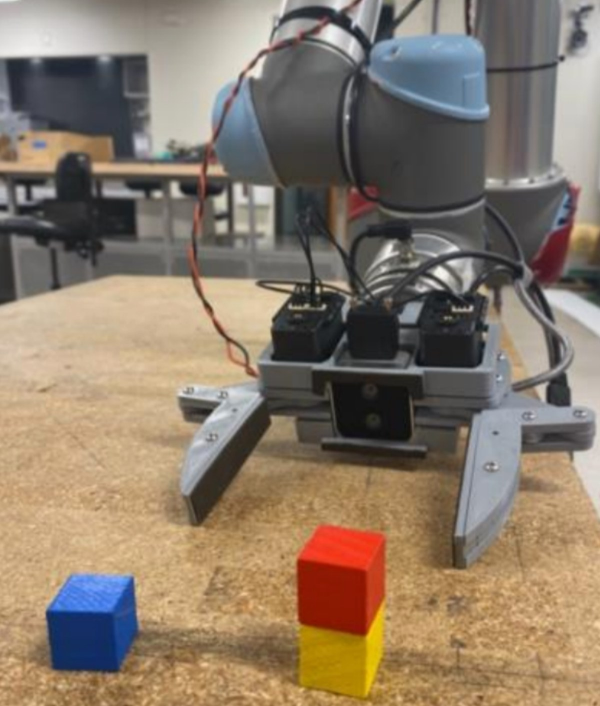
#> input picture docs/img/hero.jpg, 1200 x 1412 px (shown at 1/2 size)
$ python -i extract_paper_figures.py   (imports and definitions only)
#> lines starting #> are read from the running program, lines starting #| are printed output that depends on the picture; after the words box and inside, x2 and y2 are one past the last pixel; in counts of white or black regions, pixels touching at a corner belong together
#> further down, picture is the input picture: PIL image 1200x1412 RGB; mean R, G, B 138.4, 122.7, 105.4
#!/usr/bin/env python3
"""Cut the figures used in the docs out of the paper PDF that ships in docs/paper.

Every picture in the README that shows the real hardware comes from the paper,
so it is extracted here rather than pasted in by hand — the provenance of each
one is a line of code you can read.

    python3 -m pip install pymupdf pillow numpy scipy
    python3 tools/extract_paper_figures.py
"""

from __future__ import annotations

from pathlib import Path

import numpy as np
import pymupdf
from PIL import Image, ImageDraw
from scipy import ndimage

Image.MAX_IMAGE_PIXELS = None

REPO = Path(__file__).resolve().parent.parent
PDF = REPO / "docs" / "paper" / "2402.06018-magpie.pdf"
OUT = REPO / "docs" / "img"

# (page, xref) of each embedded image, and what the paper calls it
FIGURES = {
    "fig1": (0, 33),  # the hand over the block-stacking scene
    "fig2": (1, 81),  # torque diagram of the four-bar
    "fig3": (2, 82),  # CAD: top, bottom, exploded
    "fig4": (3, 119),  # force/aperture traces on the mustard bottle
    "fig5": (3, 121),  # Siemens gear assembly
    "fig6": (3, 129),  # replanned tower build
}


def extract(doc: pymupdf.Document, page: int, xref: int) -> Image.Image:
    data = doc.extract_image(xref)
    if data["width"] * data["height"] == 0:  # pragma: no cover - defensive
        raise ValueError(f"empty image at xref {xref}")
    import io

    return Image.open(io.BytesIO(data["image"])).convert("RGB")


def drop_black_background(img: Image.Image, tolerance: int = 40) -> Image.Image:
    """Make the render background transparent, keeping black *parts* opaque.

    Filled from the border rather than by thresholding the whole image: the
    servos in the CAD views are black too, and a plain threshold eats them.
    The cut-outs in the plates are background as well but the border fill can
    not reach them, so they are cleared in a second pass — a pocket of black
    ringed by saturated plastic is a hole you are looking through, while black
    surrounded by grey is a servo.
    """
#> called with tolerance = 40
    rgba = img.convert("RGBA")
    marker = (255, 0, 255, 0)
    w, h = rgba.size
#> w = 1200; h = 1412
    for seed in ((0, 0), (w - 1, 0), (0, h - 1), (w - 1, h - 1), (w // 2, 0), (w // 2, h - 1)):
        if sum(rgba.getpixel(seed)[:3]) <= tolerance * 3:
            ImageDraw.floodfill(rgba, seed, marker, thresh=tolerance)

    a = np.array(rgba)
    a[..., 3] = np.where((a[..., :3] == marker[:3]).all(-1), 0, 255)
    _clear_enclosed_background(a)
    return Image.fromarray(a, "RGBA")


def _clear_enclosed_background(a: np.ndarray, ring_saturation: int = 55) -> None:
    """Clear black pockets ringed by saturated colour (holes through a part)."""
#> called with ring_saturation = 55
    rgb = a[..., :3].astype(int)
    saturation = rgb.max(-1) - rgb.min(-1)
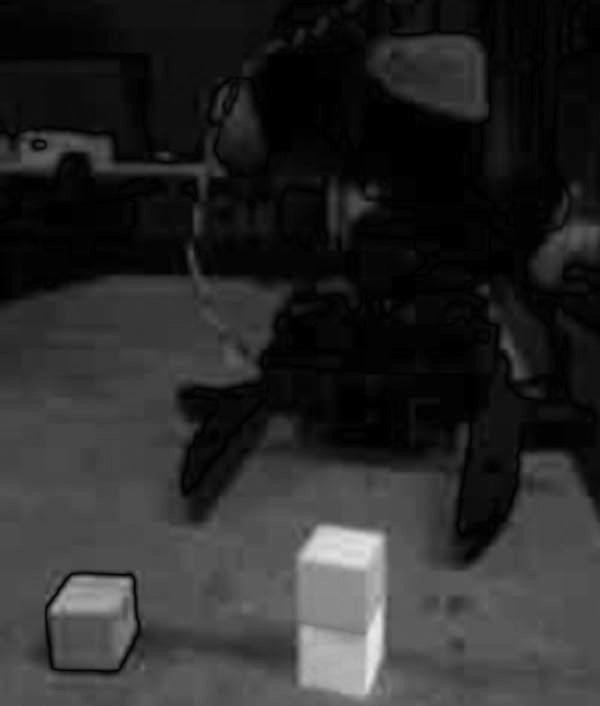
#> saturation: shape (1412, 1200) int64 (shown at 1/2 size); min 0, max 235, mean 41.5
    black = (a[..., 3] > 0) & (rgb.max(-1) <= 14)
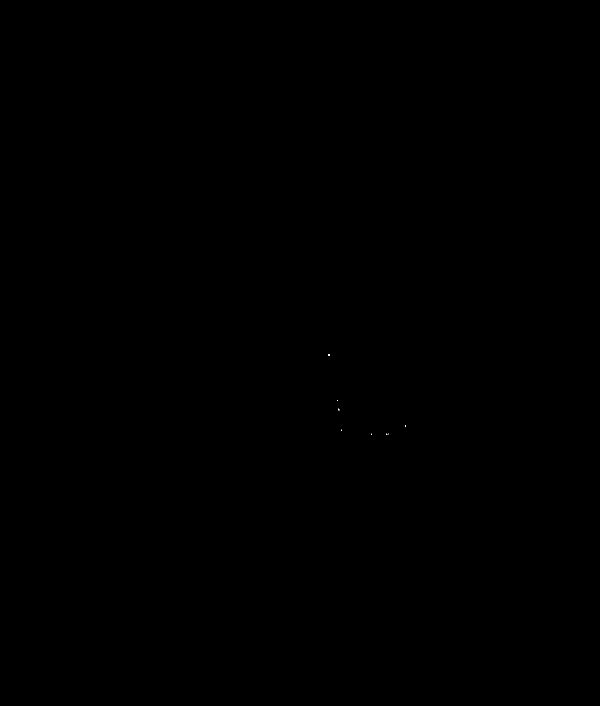
#> black: shape (1412, 1200) bool (shown at 1/2 size); 0% white in thin lines or dots, all inside (x1, y1, x2, y2) = (657, 708, 811, 870)
    labels, count = ndimage.label(black)
#> labels: shape (1412, 1200) int32; 9 distinct labels, from 0 to 8
#> count = 8
    if not count:
        return
    pad = 4
    for index, window in enumerate(ndimage.find_objects(labels), start=1):
        if window is None:
            continue
        # work in the blob's own neighbourhood; whole-image masks per component
        # turn this into a minute of numpy for a picture
        ys, xs = window
        ys = slice(max(ys.start - pad, 0), min(ys.stop + pad, a.shape[0]))
        xs = slice(max(xs.start - pad, 0), min(xs.stop + pad, a.shape[1]))
        blob = labels[ys, xs] == index
        ring = ndimage.binary_dilation(blob, iterations=3) & ~blob & (a[ys, xs, 3] > 0)
        if ring.any() and saturation[ys, xs][ring].mean() >= ring_saturation:
            a[ys, xs, 3][blob] = 0
#> this loop made 8 passes


def save(img: Image.Image, name: str, max_width: int, quality: int = 88) -> None:
    if img.width > max_width:
        img = img.resize((max_width, round(img.height * max_width / img.width)), Image.LANCZOS)
    path = OUT / name
    if path.suffix == ".jpg":
        img.convert("RGB").save(path, quality=quality, optimize=True, progressive=True)
    else:
        img.save(path, optimize=True)
    print(f"{path.relative_to(REPO)}  {img.width}×{img.height}  {path.stat().st_size // 1024} KB")


def main() -> None:
    OUT.mkdir(parents=True, exist_ok=True)
    doc = pymupdf.open(PDF)
    figs = {name: extract(doc, page, xref) for name, (page, xref) in FIGURES.items()}

    save(figs["fig1"], "hero.jpg", 1200)
    save(figs["fig2"], "linkage-torque.png", 520)

    cad = drop_black_background(figs["fig3"])
    save(cad, "cad-views.png", 1600)
    # the exploded view alone, for the assembly guide
    save(cad.crop((int(cad.width * 0.50), 0, cad.width, cad.height)), "exploded.png", 900)

    save(figs["fig4"], "force-trace.jpg", 1600)
    save(figs["fig5"], "siemens-assembly.jpg", 1800)
    save(figs["fig6"], "replanning.jpg", 1800)


# [2 lines not run here, left out]

>>> from PIL import Image
>>> picture = Image.open('../docs/img/hero.jpg')
>>> result = drop_black_background(picture)
